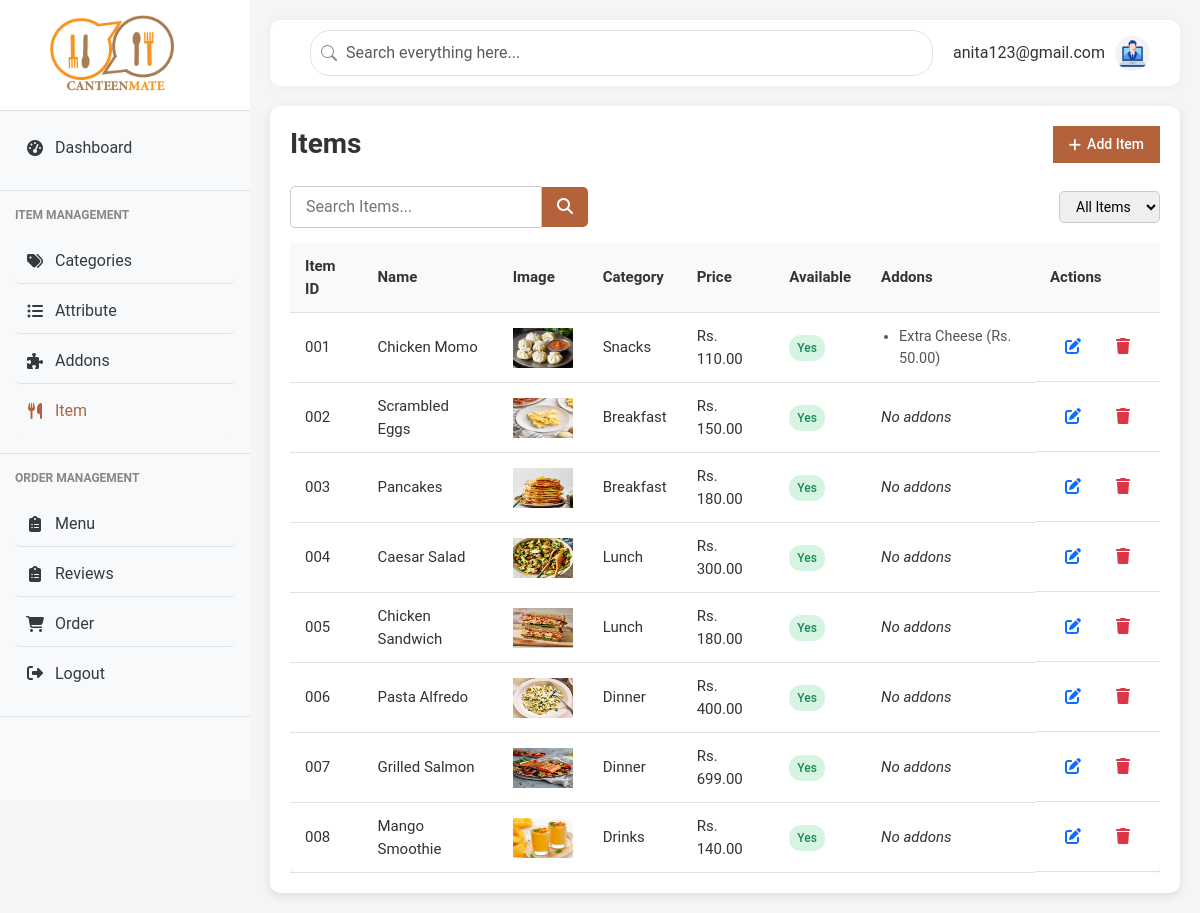
The app's page /admin/items (signed in) with its own data.
### models.py (models this page shows, shortened)
class User(db.Model):
    id = db.Column(db.Integer, primary_key=True)
    fullname = db.Column(db.String(100), nullable=False)
    email = db.Column(db.String(100), unique=True, nullable=False)
    password = db.Column(db.String(200), nullable=False)
    role = db.Column(db.String(20), nullable=False)  # 'student', 'staff', or 'admin'
    created_at = db.Column(db.DateTime, server_default=db.func.now())

class Item(db.Model):
    __tablename__ = 'items'
    id = db.Column(db.Integer, primary_key=True)
    name = db.Column(db.String(100), nullable=False)
    price = db.Column(db.Float, nullable=False)
    category_id = db.Column(db.Integer, db.ForeignKey('categories.id'), nullable=False)
    description = db.Column(db.Text, nullable=True)
    image_filename = db.Column(db.String(255), nullable=True)
    available = db.Column(db.Boolean, default=True)
    attribute_values = db.relationship(
        'AttributeValue',
        secondary=item_attribute_values,
        back_populates='items'
    )
    addons = db.relationship(
        'Addon',
        secondary=addon_item_association,
        back_populates='items'
    )

class Category(db.Model):
    __tablename__ = 'categories'
    id = db.Column(db.Integer, primary_key=True)
    name = db.Column(db.String(100), nullable=False, unique=True)
    status = db.Column(db.Boolean, default=True)  # Active or Inactive
    items = db.relationship('Item', backref='category', lazy=True, cascade='all, delete-orphan')

class Addon(db.Model):
    __tablename__ = 'addons'
    id = db.Column(db.Integer, primary_key=True)
    name = db.Column(db.String(100), nullable=False)
    price = db.Column(db.Float, nullable=False)
    category = db.Column(db.String(50), nullable=False)
    description = db.Column(db.Text)
    status = db.Column(db.Boolean, default=True)
    items = db.relationship('Item', secondary='addon_item_association', back_populates='addons')

### main.py (the view)
@app.route('/admin/items')
@login_required
def items():
    user_id = session['user_id']
    user = User.query.get(user_id)
    categories = Category.query.filter_by(status=True).all()
    addons = Addon.query.filter_by(status=True).all()
    items = Item.query.all()
    return render_template('admin/items.html', categories=categories, user=user, items=items, active_page='items',addons=addons)

### main.py (called while the page is built)
def login_required(view):
    @functools.wraps(view)
    def wrapped_view(**kwargs):
        if 'user_id' not in session:
            flash('Please log in to access this page', 'warning')
            return redirect(url_for('login'))
        return view(**kwargs)
    return wrapped_view

### templates/admin/items.html (shortened to what this page needs)
{% extends "admin/admin_base.html" %}  {% block content %}
<div class="categories-content">
  <div class="section-header">
    <h1 class="page-title">Items</h1>
    <button class="add-btn" id="addUnitBtn">
      <i class="fas fa-plus"></i> Add Item
    </button>
  </div>
  <div class="section-filters">
    <div class="search-box">
      <input type="text" placeholder="Search Items..." />
      <button><i class="fas fa-search"></i></button>
    </div>
    <div class="filter-dropdown">
      <select>
        <option>All Items</option>
      </select>
    </div>
  </div>
  <div
    class="data-table-container"
    style="{% with messages = get_flashed_messages(with_categories=true) %}
                                            {% endwith %}"
  >
    <table class="data-table">
      <thead>
  <tr>
    <th>Item ID</th>
    <th>Name</th>
    <th>Image</th>
    <th>Category</th>
    <th>Price</th>
    <th>Available</th>
    <th>Addons</th>
    <th>Actions</th>
  </tr>
</thead>
<tbody id="item-table-body">
  {% for item in items %}
  <tr>
    <td>{{ "%03d"|format(item.id) }}</td>
    <td>{{ item.name }}</td>
    <td>
      {% if item.image_filename %}
      <img src="{{ url_for('static', filename='uploads/items/' ~ item.image_filename) }}" alt="Item Image" style="height: 40px" />
      {% else %} No image {% endif %}
    </td>
    <td>{{ item.category.name if item.category else "N/A" }}</td>
    <td>Rs. {{ '%.2f' % (item.price) }}</td>
    <td>
      {% if item.available %}
      <span class="status available">Yes</span>
      {% else %}
      <span class="status not-available">No</span>
      {% endif %}
    </td>
    <td>
      {% if item.addons|length > 0 %}
        <ul style="padding-left: 18px; margin: 0;">
          {% for addon in item.addons %}
          <li>{{ addon.name }} (Rs. {{ "%.2f"|format(addon.price) }})</li>
          {% endfor %}
        </ul>
      {% else %}
        <em>No addons</em>
      {% endif %}
    </td>
    <td class="actions">
      <button
        class="btn-edit"
        data-id="{{ item.id }}"
        data-name="{{ item.name }}"
        data-category="{{ item.category.name if item.category else '' }}"
        data-price="{{ '%.2f' % (item.price) }}"
        data-description="{{ item.description or '' }}"
        data-available="{{ 'true' if item.available else 'false' }}"
        data-addons="{{ item.addons | map(attribute='id') | join(',') }}"
      >
        <i class="fas fa-edit"></i>
      </button>
      <button class="btn-delete"><i class="fas fa-trash"></i></button>
    </td>
  </tr>
  {% else %}
  <tr>
    <td colspan="8">No items found.</td>
  </tr>
  {% endfor %}
</tbody>
    </table>
  </div>
</div>
{% endblock%}

### templates/admin/admin_base.html (shortened to what this page needs)
<!DOCTYPE html>
<html lang="en">
<head>
    <link href="https://cdnjs.cloudflare.com/ajax/libs/bootstrap/5.3.0/css/bootstrap.min.css" rel="stylesheet">
    <link href="https://cdnjs.cloudflare.com/ajax/libs/font-awesome/6.4.0/css/all.min.css" rel="stylesheet">
    <link href="{{ url_for('static', filename='css/style.css') }}" rel="stylesheet">
    <link href="{{ url_for('static', filename='css/admin_styles.css') }}" rel="stylesheet">
    <link href="{{ url_for('static', filename='css/content-page.css') }}" rel="stylesheet">
</head>
<body>
    <div class="d-flex">
    <div class="sidebar">
        <div class="brand">
            <img src="{{ url_for('static', filename='img/logo.png') }}" href={{ url_for('dashboard')}} alt="Canteen Logo">
        </div>
        <nav>
            <div class="menu-section">
                <a href="{{ url_for('dashboard')}}" class="menu-item {% if active_page == 'dashboard' %}active{% endif %}">
                    <i class="fas fa-tachometer-alt"></i>
                    Dashboard
                </a>
            </div>
            <div class="menu-section">
                <div class="menu-title">ITEM MANAGEMENT</div>
                <a href="{{ url_for('categories') }}" class="menu-item {% if active_page == 'categories' %}active{% endif %}">
                    <i class="fas fa-tags"></i>
                    Categories
                </a>
                <a href="{{ url_for('attribute')}}" class="menu-item {% if active_page == 'attributes' %}active{% endif %}">
                    <i class="fas fa-list-ul"></i>
                    Attribute
                </a>
                <a href="{{ url_for('addons')}}" class="menu-item {% if active_page == 'addons' %}active{% endif %}">
                    <i class="fas fa-puzzle-piece"></i>
                    Addons
                </a>
                <a href="{{ url_for('items')}}" class="menu-item  {% if active_page == 'items' %}active{% endif %}">
                    <i class="fas fa-utensils"></i>
                    Item
                </a>
            </div>
            <div class="menu-section">
                <div class="menu-title">ORDER MANAGEMENT</div>
                <a href="{{ url_for('menu') }}" class="menu-item  {% if active_page == 'menu' %}active{% endif %}">
                    <i class="fas fa-clipboard-list"></i>
                    Menu
                </a>
                <a href="{{ url_for('admin_reviews') }}" class="menu-item  {% if active_page == 'reviews' %}active{% endif %}">
                    <i class="fas fa-clipboard-list"></i>
                    Reviews
                </a>
                <a href="{{ url_for('admin_orders') }}" class="menu-item  {% if active_page == 'admin_orders' %}active{% endif %}">
                    <i class="fas fa-shopping-cart"></i>
                    Order
                </a>
                <a href="{{ url_for('logout') }}" class="menu-item {% if active_page == 'logout' %}active{% endif %}">
                    <div class="menu-icon"><i class="fas fa-sign-out-alt"></i></div>
                    <div class="menu-text">Logout</div>
                </a>
            </div>
        </nav>
    </div>
    <div class="content-wrapper">
        <div class="top-navbar">
            <div class="search-bar">
                <input type="text" class="form-control" placeholder="Search everything here...">
            </div>
            <div class="d-flex align-items-center">
                <div class="user-profile">
                    <div class="user-info">
                        <div class="user-email">{{ user.email }}</div>
                    </div>
                    <img src="{{ url_for('static', filename='img/admin.jpg') }}" alt="User Avatar">
                </div>
            </div>
        </div>
    {% block content %}{% endblock %}
</body>
</html>

### static/css/style.css (style rules this page uses)
:root { --primary-color: #f7941d; --secondary-color: #e74c3c; --light-gray: #f8f9fa; --dark-gray: #343a40; --success-color: #28a745; --warning-color: #ffc107; --danger-color: #dc3545; --border-color: #dee2e6; }
body { font-family: 'Segoe UI', Tahoma, Geneva, Verdana, sans-serif; background-color: #f5f5f5; overflow-x: hidden; }
.d-flex { display: flex; }
.sidebar { height: 100vh; flex: 0 0 clamp(200px, 25%, 250px); overflow-y: auto; position: fixed; width: clamp(200px, 25%, 250px); background-color: #f8f9fa; transition: transform 0.3s ease, width 0.3s ease; z-index: 1000; }
.brand { background-color: white; padding: 15px; border-bottom: 1px solid var(--border-color); display: flex; align-items: center; padding-left: 20%; }
.brand img { height: 80px; }
.menu-section { padding: 15px; border-bottom: 1px solid var(--border-color); }
.menu-title { font-size: 12px; color: #888; font-weight: bold; margin-bottom: 15px; text-transform: uppercase; }
.menu-item { display: flex; align-items: center; padding: 10px; border-radius: 5px; color: var(--dark-gray); text-decoration: none; margin-bottom: 5px; transition: all 0.3s; }
.menu-item:hover, .menu-item.active { background-color: var(--light-gray); color: #b4623c; }
.menu-item i { width: 20px; text-align: center; margin-right: 10px; }
.content-wrapper { margin-left: clamp(200px, 25%, 250px); padding: 20px; width: calc(100% - clamp(200px, 25%, 250px)); transition: margin-left 0.3s ease, width 0.3s ease; overflow-x: hidden; }
.top-navbar { display: flex; justify-content: space-between; align-items: center; background-color: white; border-radius: 10px; padding: 10px 20px; margin-bottom: 20px; box-shadow: 0 0 10px rgba(0,0,0,0.05); }
.search-bar { flex-grow: 1; margin: 0 20px; }
.search-bar input { border-radius: 20px; padding-left: 35px; background-position: 10px center; background-repeat: no-repeat; }
.user-profile { display: flex; align-items: center; gap: 10px; }
.user-profile img { width: 40px; height: 40px; border-radius: 50%; object-fit: cover; }
.user-profile .user-info { display: flex; flex-direction: column; }
.form-control, .form-select { border-radius: 5px; padding: 10px 15px; border: 1px solid var(--border-color); }
.section-header { display: flex; justify-content: space-between; align-items: center; margin-bottom: 15px; }
.page-title { font-size: 28px; font-weight: 700; }
.add-btn { background-color: #007bff; color: white; border: none; padding: 8px 16px; font-size: 14px; border-radius: 5px; cursor: pointer; display: flex; align-items: center; gap: 6px; transition: background-color 0.3s ease; }
.section-filters { display: flex; justify-content: space-between; align-items: center; margin-bottom: 15px; gap: 15px; flex-wrap: wrap; }
.filter-dropdown select { padding: 6px 12px; border-radius: 5px; border: 1px solid #ccc; font-size: 14px; cursor: pointer; }
.data-table { overflow-x: auto; border-radius: 8px; box-shadow: 0 0 10px rgb(0 0 0 / 0.1); }
.data-table th, .data-table td { padding: 12px 16px; text-align: left; border-bottom: 1px solid #eee; vertical-align: middle; font-size: 15px; }
.data-table thead { background-color: #f8f9fa; font-weight: 600; font-size: 16px; }
.actions { display: flex; gap: 10px; }

### static/css/content-page.css (style rules this page uses)
.categories-content, .attribute-content, .units-content { background-color: #fff; border-radius: 10px; padding: 20px; box-shadow: 0 3px 10px rgba(0, 0, 0, 0.1); }

### templates/admin/items.html (style rules this page uses)
#item-table-body img { width: 60px; height: 60px; }
select { max-width: 100%; overflow-x: auto; }
td ul { list-style-type: disc; margin: 0; padding-left: 18px; font-size: 0.9rem; color: #555; }

### records on screen
User: email "anita123@gmail.com"
Item: id "001", name "Chicken Momo", image_filename (picture), category "Snacks", price "110.00", available "Yes"
Addon: name "Extra Cheese", price "50.00"
Item: id "002", name "Scrambled Eggs", image_filename (picture), category "Breakfast", price "150.00", available "Yes", shows "No addons"
Item: id "003", name "Pancakes", image_filename (picture), category "Breakfast", price "180.00", available "Yes", shows "No addons"
Item: id "004", name "Caesar Salad", image_filename (picture), category "Lunch", price "300.00", available "Yes", shows "No addons"
Item: id "005", name "Chicken Sandwich", image_filename (picture), category "Lunch", price "180.00", available "Yes", shows "No addons"
Item: id "006", name "Pasta Alfredo", image_filename (picture), category "Dinner", price "400.00", available "Yes", shows "No addons"
Item: id "007", name "Grilled Salmon", image_filename (picture), category "Dinner", price "699.00", available "Yes", shows "No addons"
Item: id "008", name "Mango Smoothie", image_filename (picture), category "Drinks", price "140.00", available "Yes", shows "No addons"
